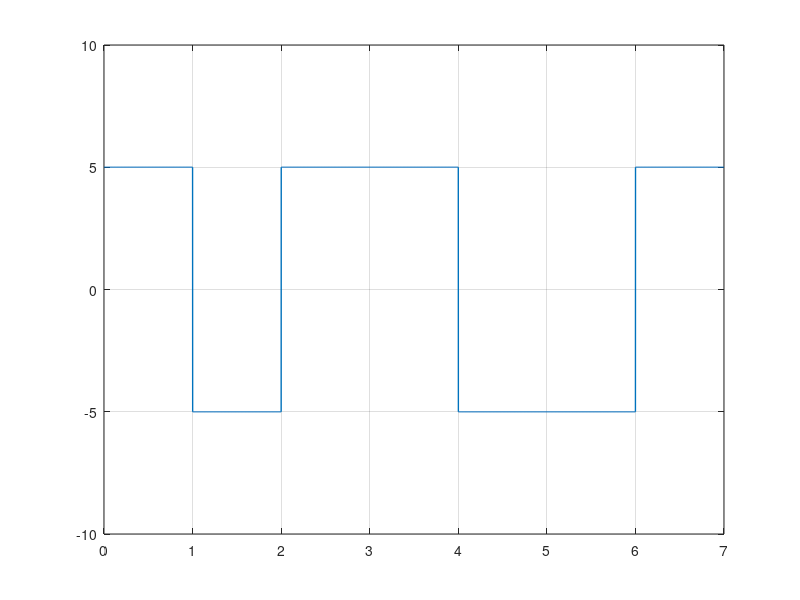

Source code (MATLAB):
clc;  #...clear command line 
clear all; #...clear variables
close all; #... clear figures

bits = [1 0 1 1 0 0 1];

#... Modulation

bitrate = 1; 
voltage = 5;

sampRate = 1000;
sampTime = 1/sampRate;

endTime = length(bits)/bitrate;
time = 0:sampTime:endTime;

index = 1;

for i = 1:length(time)
	if bits(index)==1
		modulation(i) = voltage;
	else
		modulation(i) = -voltage;
	endif
	if time(i)*bitrate>=index
		index = index + 1;
	endif
end


plot(time, modulation, "LineWidth", 1);
axis([0 endTime -voltage-5 voltage+5]);
grid on;


#... demodulation

index = 1;

for i = 1:length(modulation)
	if modulation(i)==voltage
		demodulation(index) = 1;
	else
		demodulation(index) = 0;
	endif
	
	if time(i)*bitrate>=index
		index = index+1;
	endif	
end

disp(demodulation);
